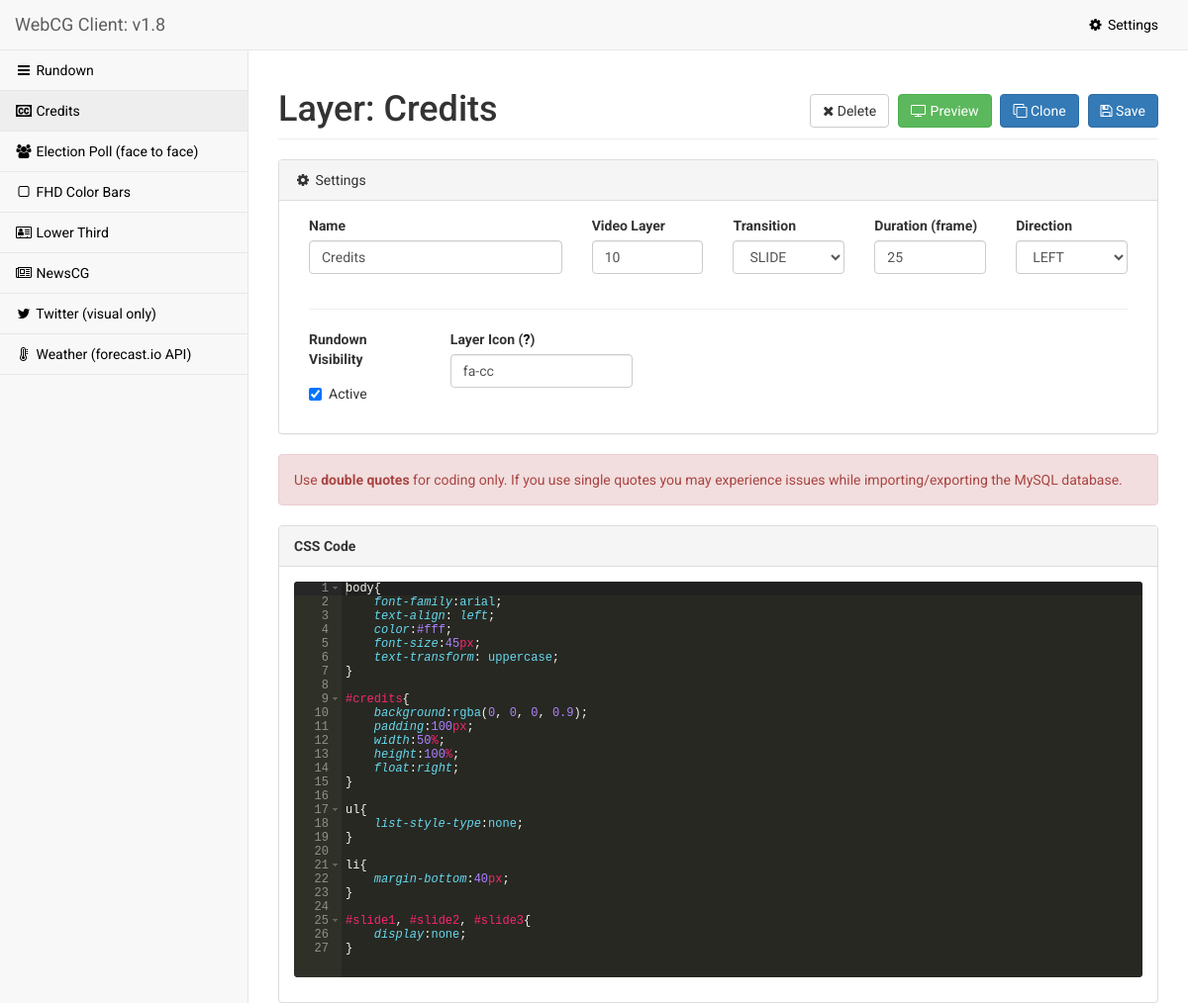
Page /layer.php?id=28 (upper part) on the earlier database version.
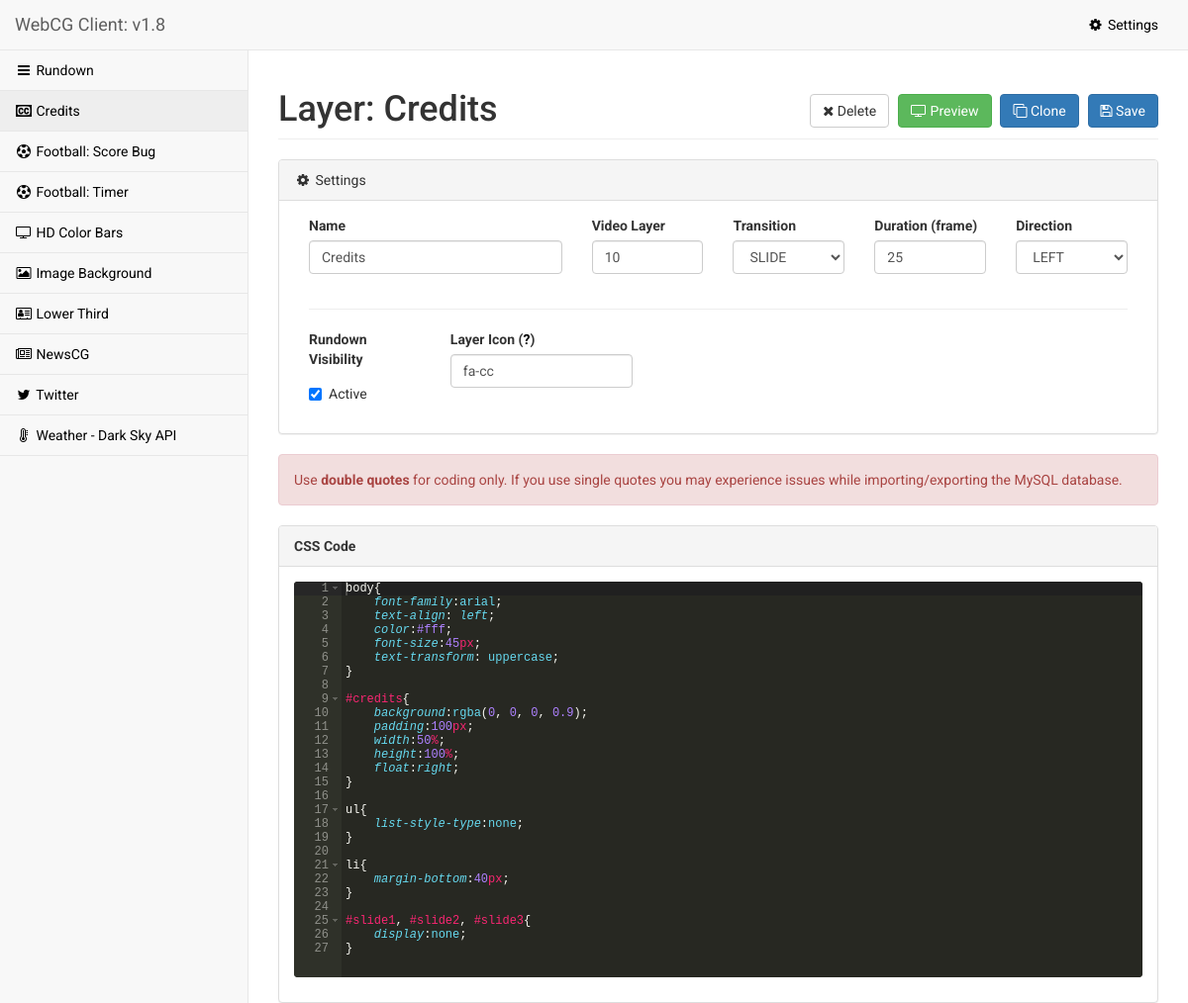
Same page on the later database version.
### tables this page shows
CREATE TABLE `layers` (
  `id` int(11) NOT NULL,
  `name` text NOT NULL,
  `icon` text,
  `video_layer` int(11) NOT NULL DEFAULT '10',
  `transition` int(11) NOT NULL DEFAULT '1',
  `duration` int(11) NOT NULL DEFAULT '1',
  `direction` int(11) NOT NULL DEFAULT '1',
  `css` text,
  `html_php` text,
  `js` text,
  `visible` int(11) NOT NULL DEFAULT '1'
);

### logic/config.php (called while the page is built, shortened)
<?php
$cg_version = '1.8';
$DB_NAME = 'cg';
$DB_HOST = 'localhost';
$DB_USER = 'root';
$DB_PASS = 'root';
$mysqli = new mysqli($DB_HOST, $DB_USER, $DB_PASS, $DB_NAME);
$mysqli->set_charset("utf8");
include('functions.php');
$page = basename($_SERVER['PHP_SELF']);
?>

### logic/functions.php (called while the page is built, shortened)
<?php
function sanitize($mysqli, $value){
	return $mysqli->real_escape_string($value);
}
?>

### layer.php (the view, shortened to what this page needs)
<?php
include("logic/config.php");
if ( isset($_GET['id']) ){
	$id = sanitize($mysqli, $_GET['id']);
	$result = $mysqli->query("
								SELECT layers.id AS id, layers.name AS name, icon, video_layer, transitions.name AS transition_name, duration, directions.name AS direction_name, css, html_php, js, visible
								FROM layers, transitions, directions
								WHERE
									layers.id = '".$id."' AND
									layers.transition = transitions.id AND
									layers.direction = directions.id
								ORDER BY video_layer, layers.name
							");
	$layer = $result->fetch_assoc();
}
else
	header("Location: ./");
$result_transitions = $mysqli->query("SELECT * FROM transitions");
$result_directions = $mysqli->query("SELECT * FROM directions");
?>
<!DOCTYPE html>
<html lang="en">
<head>
	<?php include("head.php"); ?>
</head>
<body>
    <div id="wrapper">
        <?php include("navigation.php"); ?>
        <div id="page-wrapper">
            <form id="layer_form" method="post">
				<div class="row">
					<div class="col-lg-12">
						<h1 class="page-header">Layer: <?php echo $layer['name']; ?>
						<div class="pull-right">
							<a href="index.php?delete=<?php echo $layer['id']; ?>" class="btn btn-default" data-toggle="confirmation" data-placement="top"><i class="fa fa-remove"></i> Delete </a>
							<a href="preview.php?id=<?php echo $layer['id']; ?>&mode=browser" class="btn btn-success" target="_blank"><i class="fa fa-tv" aria-hidden="true"></i> Preview</a>
							<a href="layer.php?id=<?php echo $layer['id']; ?>&clone" class="btn btn-primary" data-toggle="confirmation" data-placement="top"><i class="fa fa-clone" aria-hidden="true"></i> Clone</a>
							<button type="submit" form="layer_form" type="button" class="btn btn-primary"><i class="fa fa-save" aria-hidden="true"></i> Save</button>
						</div>
						</h1>
					</div>
				</div>
				<div class="row">
					<div class="col-lg-12">
						<div class="panel panel-default">
							<div class="panel-heading">
								<i class="fa fa-cog fa-fw"></i> Settings
							</div>
							<div class="panel-body">
								<div class="col-lg-4">
									<label>Name</label>
									<input class="form-control" name="layer_name" value="<?php echo $layer['name']; ?>" required>
								</div>
								<div class="col-lg-2">
									<label>Video Layer</label>
									<input class="form-control" name="layer_video_layer" value="<?php echo $layer['video_layer']; ?>" required>
								</div>
								<div class="col-lg-2">
									<div class="form-group">
										<label>Transition</label>
										<select name="layer_transition" class="form-control">
											<?php
											while($transition = $result_transitions->fetch_assoc()){
											?>
												<option value="<?php echo $transition['id']; ?>" <?php if ($layer['transition_name']==$transition['name']){echo "selected";} ?>><?php echo $transition['name']; ?></option>
											<?php
											}
											?>
										</select>
									</div>
								</div>
								<div class="col-lg-2">
									<label>Duration (frame)</label>
									<input class="form-control" name="layer_duration" value="<?php echo $layer['duration']; ?>" required>
								</div>
								<div class="col-lg-2">
									<div class="form-group">
										<label>Direction</label>
										<select name="layer_direction" class="form-control">
											<?php
											while($direction = $result_directions->fetch_assoc()){
											?>
												<option value="<?php echo $direction['id']; ?>" <?php if ($layer['direction_name']==$direction['name']){echo "selected";} ?>><?php echo $direction['name']; ?></option>
											<?php
											}
											?>
										</select>
									</div>
								</div>
								<div class="col-lg-12">
									<hr/>
								</div>
								<div class="col-lg-2">
									<div class="form-group">
									<label>Rundown Visibility</label>
										<div class="checkbox">
											<label>
												<input name="visible" type="checkbox" <?php if($layer['visible']==1) echo "checked"; ?>>Active
											</label>
										</div>
									</div>
								</div>
								<div class="col-lg-3">
									<label>Layer Icon (<a href="http://fontawesome.io/icons/" target="_blank" title="Font Awesome Icons">?</a>)</label>
									<input class="form-control" name="layer_icon" value="<?php echo $layer['icon']; ?>" placeholder="fa-square-o">
								</div>
							</div>
						</div>
					</div>
				</div>
				<div class="alert alert-danger">
				Use <strong>double quotes</strong> for coding only. If you use single quotes you may experience issues while importing/exporting the MySQL database.
				</div>
				<div class="row">
					<div class="col-lg-12">
						<div class="panel panel-default">
							<div class="panel-heading">
								<strong>CSS Code</strong>
							</div>
							<div class="panel-body">
								<pre id="editor_css" style="height: 400px;"><?php echo htmlspecialchars($layer['css']); ?></pre>
							</div>
						</div>
					</div>
				</div>
			</form>
        </div>
    </div>
</body>
</html>

### head.php (shortened to what this page needs)
<link href="assets/bootstrap-3.3.7/css/bootstrap.min.css" rel="stylesheet">
<link href="assets/metisMenu/dist/metisMenu.min.css" rel="stylesheet">
<link href="assets/theme/css/sb-admin-2.css" rel="stylesheet">
<link href="assets/font-awesome-4.7.0/css/font-awesome.min.css" rel="stylesheet" type="text/css">

### navigation.php (shortened to what this page needs)
<nav class="navbar navbar-default navbar-static-top" role="navigation" style="margin-bottom: 0">
	<div class="navbar-header">
		<a class="navbar-brand" href="./">WebCG Client: v<?php echo $cg_version; ?></a>
	</div>
	<ul class="nav navbar-top-links navbar-right">
		<li>
			<a href="settings.php"><i class="fa fa-gear fa-fw"></i> Settings</a>
		</li>
	</ul>
	<div class="navbar-default sidebar" role="navigation">
		<div class="sidebar-nav navbar-collapse">
			<ul class="nav" id="side-menu">
				<li>
					<a href="./" <?php if($page=="index.php") echo "class=\"active\""; ?>><i class="fa fa-navicon fa-fw"></i> Rundown</a>
				</li>
				<?php
				$result = $mysqli->query("SELECT id, name, icon FROM layers ORDER BY name ASC");
				while($menu = $result->fetch_assoc()){
				?>
				<li>
					<a href="layer.php?id=<?php echo $menu['id']; ?>" <?php if(isset($_GET['id']) && $_GET['id']==$menu['id']) echo "class=\"active\""; ?>><i class="fa <?php if (!empty($menu['icon'])) echo $menu['icon']; else echo "fa-square-o"; ?> fa-fw"></i> <?php echo $menu['name']; ?></a>
				</li>
				<?php
				}
				?>
			</ul>
		</div>
	</div>
</nav>

### assets/theme/css/sb-admin-2.css (style rules this page uses)
body { background-color: #f8f8f8; font-family: 'Roboto', sans-serif; }
a, a:hover { color:black; }
#wrapper { width: 100%; }
#page-wrapper { padding: 0 15px; min-height: 1000px; background-color: #fff; }
@media (min-width:768px) { #page-wrapper { position: inherit; margin: 0 0 0 250px; padding: 0 30px; border-left: 1px solid #e7e7e7; } }
.navbar-top-links { margin-right: 0; }
.navbar-top-links li { display: inline-block; }
.navbar-top-links li:last-child { margin-right: 15px; }
.navbar-top-links li a { padding: 15px; min-height: 50px; }
.sidebar .sidebar-nav.navbar-collapse { padding-right: 0; padding-left: 0; }
.sidebar ul li { border-bottom: 1px solid #e7e7e7; }
.sidebar ul li a.active { background-color: #eee; }
@media (min-width:768px) { .sidebar { z-index: 1; position: absolute; width: 250px; margin-top: 51px; } }

### layer.php (style rules this page uses)
#editor_css, #editor_html, #editor_js { border:0; }

Differences in the rows shown:
removed layers: name "Election Poll (face to face)"
added layers: name "Football: Score Bug"
added layers: name "Football: Timer"
changed layers: icon empty → "fa-television" (drawn); name "FHD Color Bars" → "HD Color Bars"
added layers: name "Image Background"
changed layers: name "Twitter (visual only)" → "Twitter"
changed layers: name "Weather (forecast.io API)" → "Weather - Dark Sky API"
